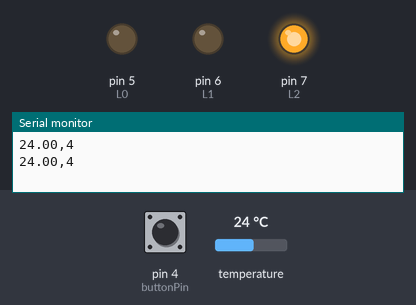
A sketch run on a simulated Arduino Uno, built with avr-gcc and run on an emulated ATmega328P. Parts: output pins drawn as LEDs (lit = HIGH), the last lines printed to the serial monitor. Inputs (shaded band) come from the test bench; at power-on: pin 4 (buttonPin) LOW, temperature 24 °C.

Above: at 2.8 s.
2.9 s: pin 4 (buttonPin) pulled HIGH for 3.2 s
At 6.6 s:
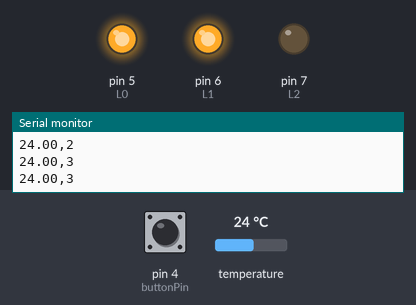
7.6 s: pin 4 (buttonPin) pulled HIGH for 1.35 s
At 8.9 s:
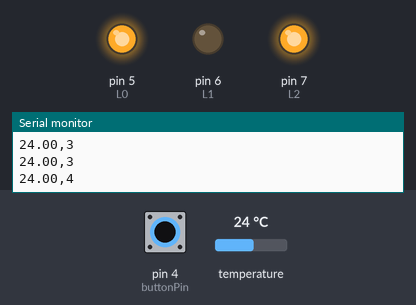
Timing chart, 0 to 10.6 s (numbered marks = the images above; inputs shaded):
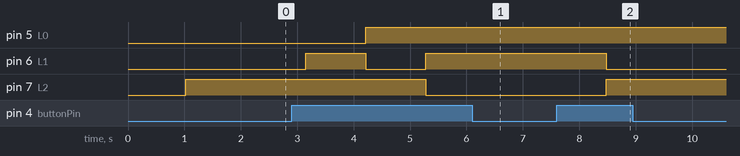

Measured:
- after the input at 2.9 s, pin 5 (L0): LOW → HIGH after 1.3 s; pin 6 (L1): LOW → HIGH after 0.25 s, → LOW 1.1 s later, → HIGH 1.1 s later; pin 7 (L2): HIGH → LOW after 2.4 s
- after the input at 7.6 s, pin 6 (L1): HIGH → LOW after 0.88 s; pin 7 (L2): LOW → HIGH after 0.88 s

The sketch:

kahvi1.ino
```cpp
/*
 Aloitettu 20.05.2015, Päivitetty 4.7.
 http://www.instructables.com/id/Charlieplexing-LEDs--The-theory/?ALLSTEPS
 3kpl 300 ohmin vastuksia, 6 lediä

 nappi: http://www.arduino.cc/en/Tutorial/Button
 tilanne 3.6.2015: http://pastebin.com/ihcyH2F6

 */
/*
 Lämpötila yli rajan -> ledi 5 päälle
 Nappia painamalla laskuri rullaa ylöspäin
 pc:n terminaaliin "tail -f < /dev/ttyUSB0"
 tail pois päältä uploadauksen ajaksi
 */

// ----------------------------

/*
 3pcs of 300 Ohm resistors, 6 LEDs, button
 Temperature over the limit -> turn LED 5 on
 Push the button -> counter++
*/

// ----------------------------

#define ONEWIRE_SEARCH 1
#define ONEWIRE_CRC 1
#include <OneWire.h> //ds18b20

#define L2 7
#define L1 6
#define L0 5
#define buttonPin 4
#define tempPin 3

//Kahvi tippumassa
#define tempRaja 65.0

int buttonState = 0;
int laskuri = 4;
unsigned long drop1 = 0;  //timestamp in milliseconds
int tippuu = 0; //tippuuko kahvi	//coffee dripping?

//Turn LED on
void funktio(int plus, int miinus, int nolla1) {
  //setup();
  pinMode(plus, OUTPUT);
  pinMode(miinus, OUTPUT);
  pinMode(nolla1, INPUT);
  digitalWrite(plus, HIGH);
  digitalWrite(miinus, LOW);
}

//Turn a certain LED on
void ledi(int i){
  if (i == 1)
    funktio(L1,L0,L2); // 1
  else if (i == 2)
    funktio(L0,L1,L2); // 2
  else if (i == 3)
    funktio(L1,L2,L0); // 3
  else if (i == 4)
    funktio(L2,L1,L0); // 4
  else if (i == 5)
    funktio(L0,L2,L1); // 5
  else if (i == 6)
    funktio(L2,L0,L1); //
}

void nappula(){
  //nappi painettu	//button pushed
  buttonState = digitalRead(buttonPin);
  if (buttonState == HIGH) {
    laskuri += 1;
  }
  if(laskuri > 4)
    laskuri = 1;
  ledi(laskuri);
  delay(10);

}

//ds18b20
OneWire ds(tempPin);

void setup() {
  pinMode(buttonPin, INPUT);
  pinMode(L0, OUTPUT);
  pinMode(L1, OUTPUT);
  pinMode(L2, OUTPUT);
  digitalWrite(L0, LOW);
  digitalWrite(L1, LOW);
  digitalWrite(L2, LOW);

  Serial.begin(9600);
}

//examples->OneWire->DS18x20_Temperature
void ykswire(void) {
  byte i;
  byte present = 0;
  byte type_s;
  byte data[12];
  byte addr[8];
  float celsius;

  if ( !ds.search(addr)) {
    ds.reset_search();
    delay(20); //250
    return;
  }

  if (OneWire::crc8(addr, 7) != addr[7]) {
    Serial.println("CRC is not valid!");
    return;
  }

  ds.reset();
  ds.select(addr);
  ds.write(0x44,1);         // start conversion, with parasite power on at the end

  delay(1000);     // maybe 750ms is enough, maybe not
  // we might do a ds.depower() here, but the reset will take care of it.

  present = ds.reset();
  ds.select(addr);
  ds.write(0xBE);         // Read Scratchpad

  for ( i = 0; i < 9; i++) {           // we need 9 bytes
    data[i] = ds.read();
  }


  // convert the data to actual temperature

  unsigned int raw = (data[1] << 8) | data[0];
  if (type_s) {
    raw = raw << 3; // 'raw << 3', 9 bit resolution default
    if (data[7] == 0x10) {
      // count remain gives full 12 bit resolution
      raw = (raw & 0xFFF0) + 12 - data[6];
    }
  }
  else {
    byte cfg = (data[4] & 0x60); //0x60
    if (cfg == 0x00) raw = raw << 3;  // 9 bit resolution, 93.75 ms
    else if (cfg == 0x20) raw = raw << 2; // 10 bit res, 187.5 ms
    else if (cfg == 0x40) raw = raw << 1; // 11 bit res, 375 ms
    // default is 12 bit resolution, 750 ms conversion time
  }
  celsius = (float)raw / 16.0;
  Serial.print(celsius);
  Serial.print(",");
  if(celsius > tempRaja) {
    laskuri = 5;
    drop1 = millis();
    tippuu = 1;
    ledi(laskuri);
  }
  if(tippuu){
    if(celsius < (tempRaja - 1) ) {
      tippuu = 0;
      laskuri = 1; //täysi
	//arviointi ei tunnu toimivan, TODO: korjaa
	/*
      if( (millis() - drop1 ) < 280000UL)
       laskuri = 2; //puolikas
      if( (millis() - drop1) < 160000UL)
       laskuri = 3; //tippa
	*/
    }
  }
  else
    nappula();
  Serial.println(laskuri);
}

void loop() {
  ykswire();
}
```
